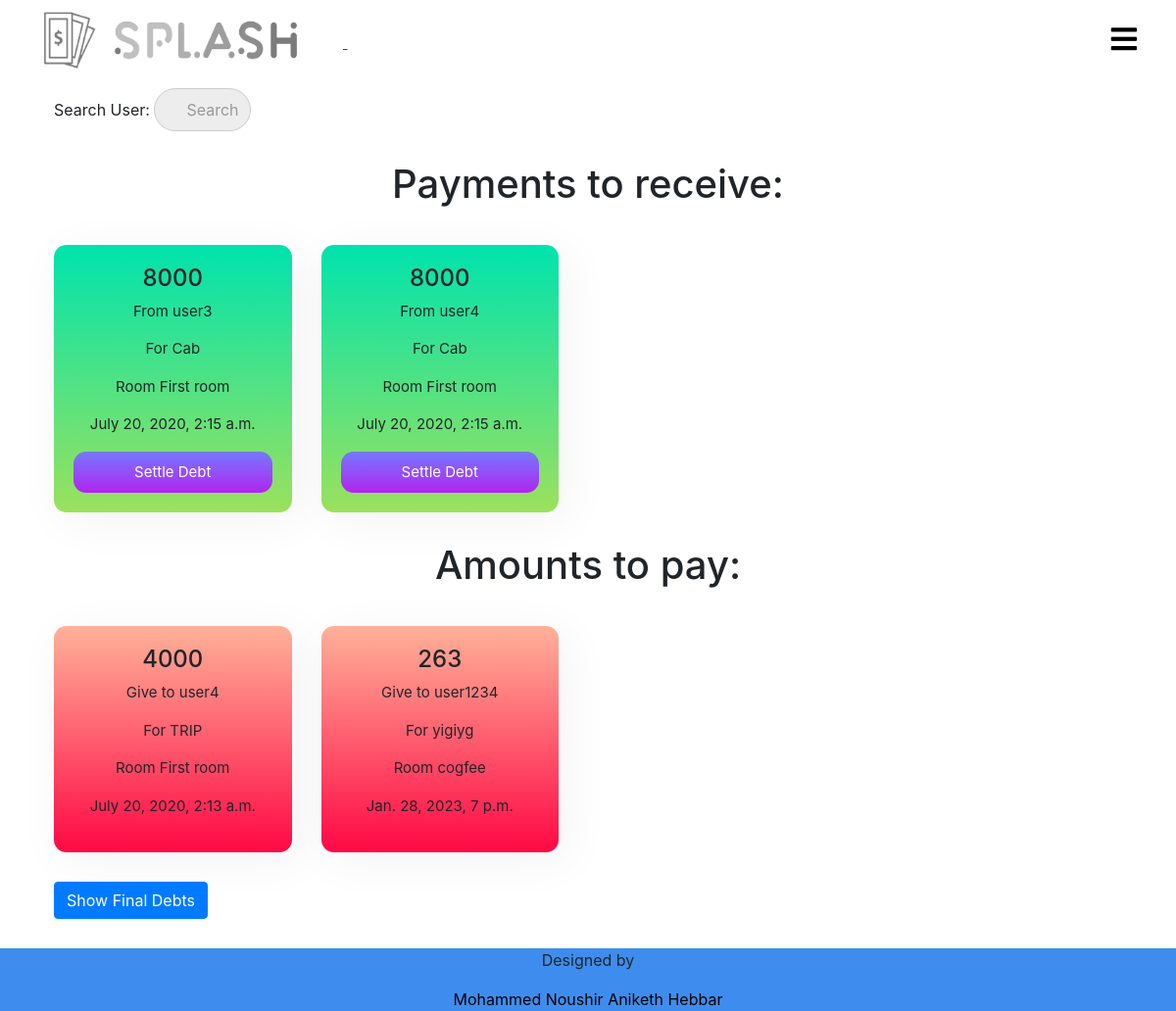
The app's page /splitter/my_debts/ (signed in) with its own data.
### splitter/models.py (models this page shows, shortened)
class debt(models.Model):
    room = models.ForeignKey(room,on_delete = models.CASCADE, related_name = 'room_debts')
    transaction = models.ForeignKey(transaction, on_delete = models.CASCADE, related_name = 'transactions_debt')
    sender = models.ForeignKey(User, on_delete = models.CASCADE, related_name = 'transaction_sender')
    receiver = models.ForeignKey(User, on_delete= models.CASCADE, related_name = 'transaction_receiver')
    amount = models.IntegerField()

class User(AbstractUser):
    pass

class transaction(models.Model):
    room = models.ForeignKey(room, on_delete = models.CASCADE, related_name = 'room_transaction')
    amount = models.IntegerField()
    reason = models.CharField(max_length = 250)
    created_at = models.DateTimeField(auto_now=True)
    payer = models.ForeignKey(User, on_delete = models.CASCADE, related_name = 'transaction_payer')
    splitters = models.ManyToManyField(User, related_name = "transaction_members")

class room(models.Model):
    creater = models.ForeignKey(User,on_delete=models.CASCADE,related_name="creater")
    name = models.CharField(max_length=250)
    members = models.ManyToManyField(User,through="room_members")

### splitter/views.py (the view, shortened to what this page needs)
# urls.py: path('my_debts/',views.my_debts,name="my_debts"),
def my_debts(request):
    income = debt.objects.filter(receiver=request.user)
    expense = debt.objects.filter(sender=request.user)
    query = request.GET.get("q", None)
    return render(request,'splitter/my_debts.html',{'incomes':income,'expenses':expense})

### templates/splitter/my_debts.html (shortened to what this page needs)
{% extends 'splitter/base.html' %}
{% load static %}
{% block css %}
  <link rel="stylesheet" href="{% static 'css/mysearchbar.css' %}">
  <link rel="stylesheet" href="{% static 'css/my_debts.css' %}">
{% endblock %}
{% block content %}
<div class="container">
  <div class="my-debts-info">
    <form method='GET' action="{% url 'splitter:my_debts' %}">
      <p>Search User: <input type='search' name='q' placeholder='Search'></p>
    </form>
    <div class="my-debts-income">
      <h1>Payments to receive:</h1>
      <div class="row">
         {% if incomes.count == 0 %}
         <h4>No payments to receive!!!</h4>
         {% else %}
        {% for income in incomes %}
        <div class="col-lg-3 col-md-4 col-sm-6 col-12">
          <div class="my-debts-income-info">
            <h4>{{ income.amount }}</h4>
            <p>From {{ income.sender.username }}</p>
            <p>For {{ income.transaction.reason }}</p>
            <p>Room {{ income.room.name }}</p>
            <p>{{ income.transaction.created_at }}</p>
            <a href="{% url 'splitter:delete_debt' pk=income.pk %}" data-target="#{{ income.sender.username }}_{{ income.pk }}" data-toggle="modal">
              <div class="settle-debt-button">
                Settle Debt
              </div>
            </a>
          </div>
        </div>
        {% endfor %}
        {% endif %}
      </div>
    </div>
    <div class="my-debts-expense">
      <h1>Amounts to pay:</h1>
      <div class="row">
        {% if expenses.count == 0 %}
        <h4>No amounts to pay!!!</h4>
        {% else %}
        {% for expense in expenses %}
        <div class="col-lg-3 col-md-4 col-sm-6 col-12">
          <div class="my-debts-expense-info">
            <h4>{{ expense.amount }}</h4>
            <p>Give to {{ expense.receiver.username }}</p>
            <p>For {{ expense.transaction.reason }}</p>
            <p>Room {{ expense.room.name }}</p>
            <p>{{ expense.transaction.created_at }}</p>
          </div>
        </div>
        {% endfor %}
        {% endif %}
      </div>
    </div>
    <a href="{% url 'splitter:final_settlements' %}" class="btn btn-primary final-debts-button">Show Final Debts</a>
  </div>
  </div>
{% endblock %}

### templates/splitter/base.html (shortened to what this page needs)
{% load static %}
<!DOCTYPE html>
<html lang="en" dir="ltr">
  <head>
    <link rel="stylesheet" href="https://stackpath.bootstrapcdn.com/bootstrap/4.5.0/css/bootstrap.min.css">
    <link rel="stylesheet" href="https://pro.fontawesome.com/releases/v5.10.0/css/all.css">
  	<link href="https://unpkg.com/aos@2.3.1/dist/aos.css" rel="stylesheet">
    <link rel="stylesheet" href="{% static 'css/home_page.css' %}">
    {% block css %}
    {% endblock %}
    {% load bootstrap4 %}
    {% bootstrap_css %}
  </head>
  <body>
    <nav>
      <label for="check" class="checkbtn">
        <i class="fas fa-bars"></i>
      </label>
      <a href="{% url 'home' %}">
      <img class="logo" src="{% static 'images/splashlogo.png' %}" alt="">
      <label class="logo"></label>
      </a>
    </nav>
    {% block content %}
    {% endblock %}
    <footer>
    <p>Designed by</p>
    <a style="text-decoration: none; color:black;" href="https://github.com/Noushir">Mohammed Noushir</a>
    <a style="text-decoration: none; color:black;" href="https://github.com/anikethhebbar">Aniketh Hebbar</a>
    </footer>
    </body>
</html>

### static/css/home_page.css (style rules this page uses)
* { padding: 0; margin: 0; text-decoration: none; list-style: none; box-sizing: border-box; font-family: 'Google Sans', Default; }
body,html { overflow-x: hidden; }
:root { var(--IndianRed): #db575b; var(--Aqua): #99ffe4; var(--MiddleBlue): #88cfd3; var(--SteelBlue): #578bb2; var(--BdazzledBlue): #345c98; var(--DarkButton): linear-gradient(to top, #30cfd0 0%, #330867 100%); var(--LightButton): linear-gradient(to top, #48c6ef 0%, #6f86d6 100%); var(--RedButton): linear-gradient(45deg, #874da2 0%, #c43a30 100%); }
nav { background: white; position: sticky; height: 80px; width: 100%; color: white; top: 0; z-index: 100; margin: 0px; }
label.logo { vertical-align: top; font-size: 35px; line-height: 80px; font-weight: bold; color: black; margin: 0; }
.checkbtn { font-size: 30px; color: black; float: right; line-height: 80px; margin-right: 40px; cursor: pointer; display: none; }
@media only screen and (max-width: 1350px) { .checkbtn { display: block; } }
.logo { height: 100px; width: 350px; margin-top: -10px; }
footer { text-align: center; background-color: rgb(62,141,238); }

### static/css/my_debts.css (style rules this page uses)
* { margin: 0; padding: 0; }
body,html { margin: 0px; padding: 0; }
.my-debts-info { margin: 0; margin-bottom: 20px; padding: 10px; }
.my-debts-info .my-debts-income { text-align: center; margin: 30px 0px; justify-content: center; }
.my-debts-info .my-debts-expense { text-align: center; margin: 30px 0px; justify-content: center; }
.my-debts-info .my-debts-income .row { width: 100%; }
.my-debts-info .my-debts-expense .row { width: 100%; }
.my-debts-income-info { margin-top: 30px; padding: 20px; box-shadow: .5rem .5rem 3rem 1px rgba(0,0,0,.05); background-image: linear-gradient(to top, #9be15d 0%, #00e3ae 100%); border-radius: .8rem; text-align: center; font-size: 15px; }
.my-debts-expense-info { margin-top: 30px; padding: 20px; box-shadow: .5rem .5rem 3rem 1px rgba(0,0,0,.05); background-image: linear-gradient(to top, #ff0844 0%, #ffb199 100%); border-radius: .8rem; text-align: center; font-size: 15px; }
.my-debts-income-info .settle-debt-button { width: 100%; background-image: linear-gradient(to top, #b224ef 0%, #7579ff 100%); text-align: center; padding: 10px 0px; color: white; text-decoration: none; border-radius: .8rem; }

### records on screen
debt: amount "8000", sender.username "user3", transaction.reason "Cab", room.name "First room", transaction.created_at "July 20, 2020, 2:15 a.m."
debt: amount "8000", sender.username "user4", transaction.reason "Cab", room.name "First room", transaction.created_at "July 20, 2020, 2:15 a.m."
debt: amount "4000", receiver.username "user4", transaction.reason "TRIP", room.name "First room", transaction.created_at "July 20, 2020, 2:13 a.m."
debt: amount "263", receiver.username "user1234", transaction.reason "yigiyg", room.name "cogfee", transaction.created_at "Jan. 28, 2023, 7 p.m."
